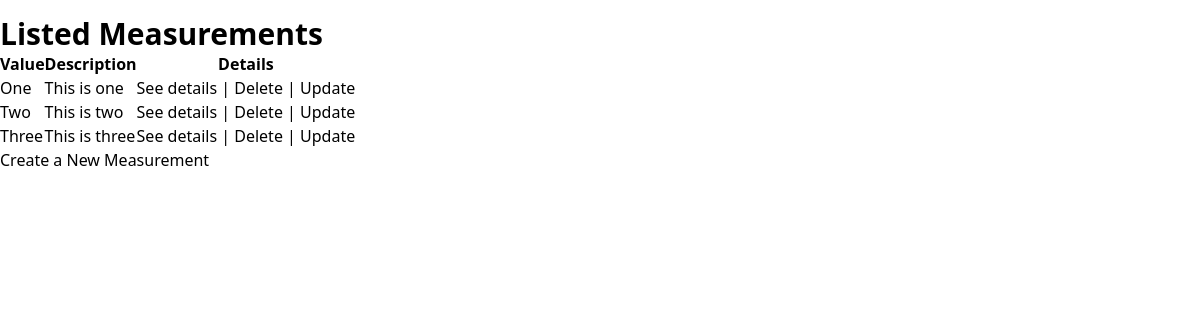
Page /list on the earlier database version.
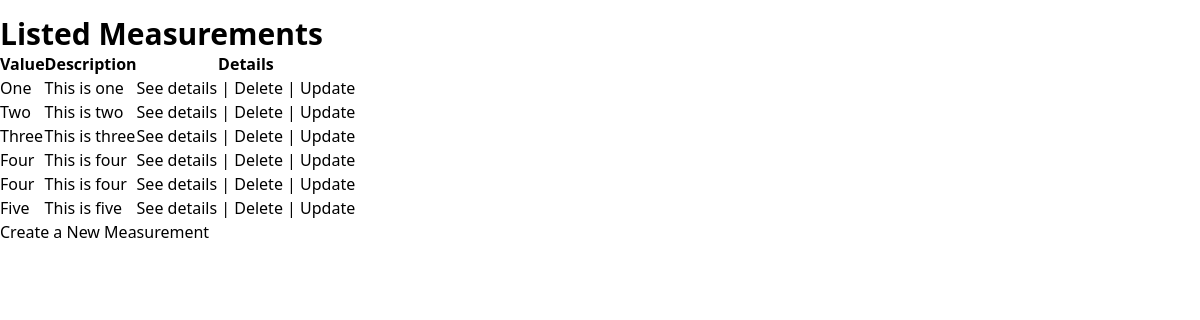
Same page on the later database version.
### frontend/models.py (models this page shows, shortened)
class Measurement(models.Model):
    value = models.CharField(max_length=50)
    description = models.CharField(max_length=250, blank=True, null=True)

### frontend/views.py (the view)
# urls.py: path("list", views.ListMeasurements.as_view(), name="list"),
class ListMeasurements(generic.ListView):
    model = Measurement

### templates/frontend/measurement_list.html (shortened to what this page needs)
{% extends "index.html" %}
{% block content %}
  <h1 class="font-bold text-3xl pt-4">Listed Measurements</h1>
  <table>
    <thead>
      <tr>
        <th>Value</th>
        <th>Description</th>
        <th>Details</th>
      </tr>
    </thead>
    <tbody>
      {% for m in object_list %}
        <tr>
          <td>{{ m.value }}</td>
          <td>{{ m.description }}</td>
          <td>
            <a href="{% url 'details' m.id %}">See details</a>
            |
            <a href="{% url 'delete' m.id %}">Delete</a>
            |
            <a href="{% url 'update' m.id %}">Update</a>
          </td>
        </tr>
      {% endfor %}
    </tbody>
  </table>
  <a class="cursor-pointer underline-offset-4 hover:underline" href="{% url 'create' %}">Create a New Measurement</a>
{% endblock content %}

Differences in the rows shown:
added Measurement: value "Four", description "This is four"
added Measurement: value "Four", description "This is four"
added Measurement: value "Five", description "This is five"
